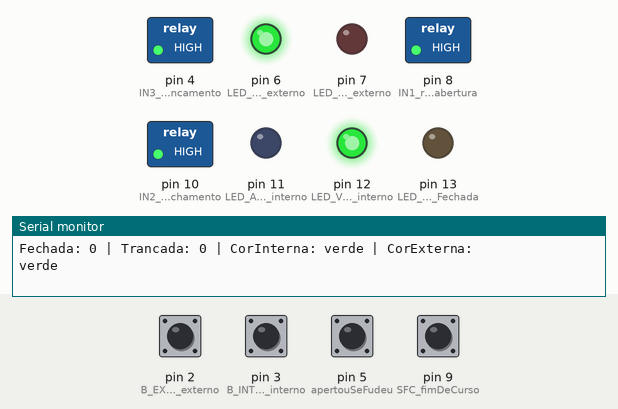
Recording of a sketch running on a simulated Arduino Uno, built with avr-gcc and run on an emulated ATmega328P. Parts: switched loads named in the sketch (green lamp = pin HIGH), output pins drawn as LEDs (lit = HIGH), the last lines printed to the serial monitor. Inputs (shaded band) come from the test bench; at power-on: pin 2 (B_EXT_input_B_externo), pin 3 (B_INT_input_B_interno), pin 5 (apertouSeFudeu), pin 9 (SFC_fimDeCurso) HIGH.

Above: at 3.8 s.
3.9 s: pin 2 (B_EXT_input_B_externo) pulled LOW for 0.15 s
At 4.9 s:
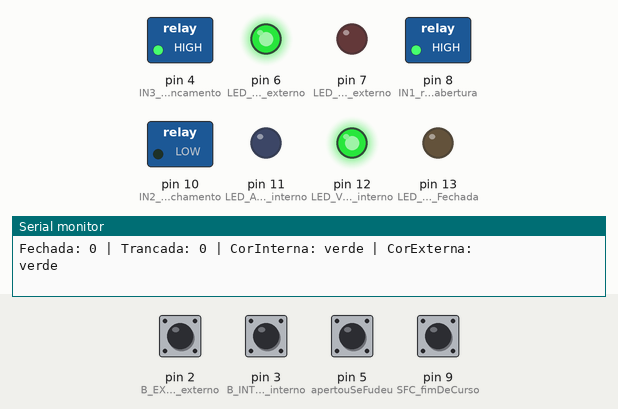
7.0 s: pin 9 (SFC_fimDeCurso) pulled LOW for 1 s
At 8.9 s:
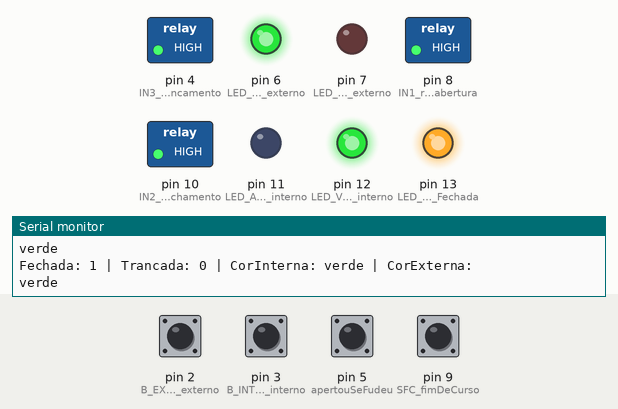
9.5 s: pin 3 (B_INT_input_B_interno) pulled LOW for 0.15 s
At 10.5 s:
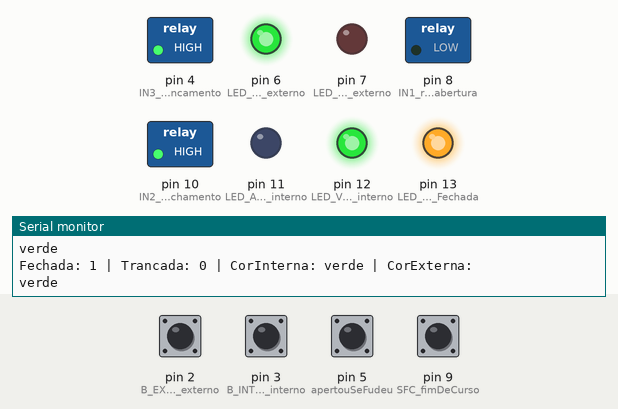
12.6 s: pin 2 (B_EXT_input_B_externo) pulled LOW for 1 s
At 18.0 s:
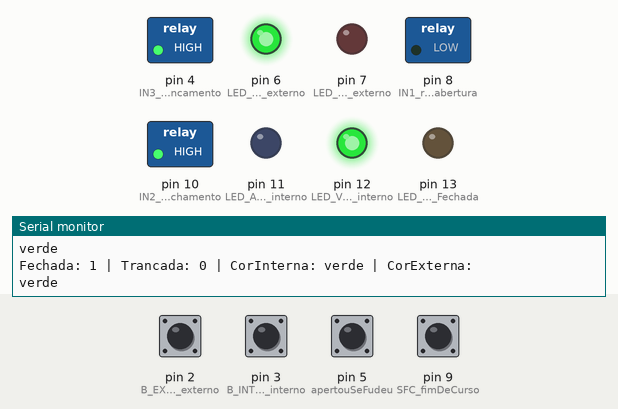
Timing chart, 0 to 21.1 s (numbered marks = the images above; inputs shaded):
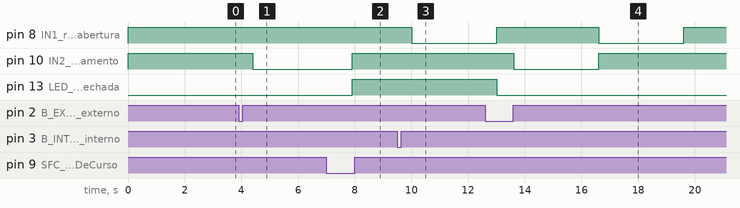

Measured:
- after the input at 3.9 s, pin 10 (IN2_relay2_fechamento): HIGH → LOW after 0.50 s
- after the input at 7.0 s, pin 8 (IN1_relay1_abertura): stays HIGH (without the input it goes to LOW after 0.40 s); pin 10 (IN2_relay2_fechamento): LOW → HIGH after 0.90 s instead of 0.40 s; pin 13 (LED_1_porta_Fechada): LOW → HIGH after 0.91 s
- after the input at 9.5 s, pin 8 (IN1_relay1_abertura): HIGH → LOW after 0.51 s
- after the input at 12.6 s, pin 10 (IN2_relay2_fechamento): HIGH → LOW after 1.0 s, → HIGH 3.0 s later

The sketch:

piston_door_with_sleep.ino
```cpp
// #include <EEPROM.h>
#include <Arduino.h>
#include <avr/sleep.h>
#include <avr/power.h>

// Definição dos pinos
const int LED_1_porta_Fechada = 13;
const int IN1_relay1_abertura = 8;
const int IN2_relay2_fechamento = 10;
const int IN3_relay3_trancamento = 4;
// const int LED_A1_azul_externo = 5;
const int LED_VD1_verde_externo = 6;
const int LED_VM1_vermelho_externo = 7;
const int B_EXT_input_B_externo = 2;
const int SFC_fimDeCurso = 9;
const int B_INT_input_B_interno = 3;
const int LED_A2_azul_interno = 11;
const int LED_VD2_verde_interno = 12;
// const int LED_VM2_vermelho_interno = 13;
const int apertouSeFudeu = 5;

// Variáveis de tempo
unsigned long tempo_para_pistao_alcancar_sfc = 3000;                   // Tempo em milissegundos para acionamento do IN1
unsigned long tempo_para_pistao_recolher = 3000;                       // Tempo em milissegundos para acionamento do IN2
unsigned long tempo_para_pressurizar_trancamento = 500;                // Tempo em milissegundos para acionamento do IN3
unsigned long delay_que_sfc_pressionado_para_ativar_trancamento = 500; // Tempo em milissegundos de espera para acionamento do IN3
unsigned long delay_B_externo_ativacao_real = 500;                     // Tempo de pressionamento dos botões para acionamento dos relés
unsigned long delay_B_interno_ativacao_real = 500;
unsigned long delay_B_apertou_se_fudeu = 5000;

void setup()
{
    // Configuração dos pinos de saída
    pinMode(IN1_relay1_abertura, OUTPUT);
    pinMode(IN2_relay2_fechamento, OUTPUT);
    pinMode(IN3_relay3_trancamento, OUTPUT);
    // pinMode(LED_A1_azul_externo, OUTPUT);
    pinMode(LED_VD1_verde_externo, OUTPUT);
    pinMode(LED_VM1_vermelho_externo, OUTPUT);
    pinMode(LED_A2_azul_interno, OUTPUT);
    pinMode(LED_VD2_verde_interno, OUTPUT);
    // pinMode(LED_VM2_vermelho_interno, OUTPUT);
    pinMode(apertouSeFudeu, OUTPUT);
    pinMode(LED_1_porta_Fechada, OUTPUT);

    // Configuração dos pinos de entrada com resistores pull-up internos
    pinMode(B_EXT_input_B_externo, INPUT_PULLUP);
    pinMode(B_INT_input_B_interno, INPUT_PULLUP);
    pinMode(SFC_fimDeCurso, INPUT_PULLUP);
    pinMode(apertouSeFudeu, INPUT_PULLUP);

    // Inicializar pinos de saída
    digitalWrite(IN1_relay1_abertura, HIGH);
    digitalWrite(IN2_relay2_fechamento, HIGH); // intermitente!
    digitalWrite(IN3_relay3_trancamento, HIGH);
    digitalWrite(LED_1_porta_Fechada, LOW);

    setupCores();
  	setupAbertaOuFechada();
    Serial.begin(9600);
}

//  ######################### INFORMACAO CONTROLE DE ESTADO #########################
// SFC Solto => Botoes de dentro e de fora verdes
// 0 - Botao Externo | 1 - Botao Interno
// De dentro - verde ou azul(trancado)
// De fora -  verde ou vermelho(ocupado - trancado por dentro)
// fechada ou aberto (Posso ou nao passar pela porta)
// trancada ou destrancada
//
// Se (SFC Pressionado) => Botao de fora vermelho | Botao de dentro azul
// Se (SFC Não pressionado) => Ambos verdes

bool portaTrancada = LOW;
bool portaFechada = LOW;
bool newClickExterno = true;
bool newClickInterno = true;

String corInterna = "verde";
String  corExterna = "verde";

unsigned long timeToWaitBeforeSleeping = 5000;
unsigned long timeSinceLastButtonPress= 0;
unsigned long wakeUpTime = 0;

void loop()
{
    if ((millis() - timeSinceLastButtonPress) > timeToWaitBeforeSleeping) {
      //goToSleep();
    }

    if ((millis() - wakeUpTime) < 3000) {return;}

    if (!digitalRead(apertouSeFudeu) == HIGH) {
        delay(500);
        if (!digitalRead(apertouSeFudeu) == HIGH) {
            int tempoTotal = 0;
            int miniDelay = 300;
            while (tempoTotal < delay_B_apertou_se_fudeu) {
                delay(miniDelay);
                if(!digitalRead(apertouSeFudeu) == LOW) {return;}
                tempoTotal += miniDelay;
            }
            abrirPorta();
        }
    }

  	digitalWrite(LED_1_porta_Fechada, portaFechada);
    // Leitura dos estados dos botões e do sensor de fim de curso
    bool estadoB_EXT = !digitalRead(B_EXT_input_B_externo);
    bool estadoB_INT = !digitalRead(B_INT_input_B_interno);
    delay(100);
    estadoB_EXT = !digitalRead(B_EXT_input_B_externo);
    estadoB_INT = !digitalRead(B_INT_input_B_interno);

    if (!estadoB_EXT){newClickExterno=true;}
    if (!estadoB_INT){newClickInterno=true;}

    if (estadoB_INT) {
        logica_B_INT();
        return;
    }

    if (estadoB_EXT) {
        logica_B_EXT();
    }

    printState();
}

unsigned long timeSinceLastPrint = 0;
void printState() {
  if ((millis() - timeSinceLastPrint) < 2000){return;}
  timeSinceLastPrint = millis();
  Serial.print("Fechada: ");
  Serial.print(portaFechada);
  Serial.print(" | Trancada: ");
  Serial.print(portaTrancada);
  Serial.print(" | CorInterna: ");
  Serial.print(corInterna);
  Serial.println(" | CorExterna: ");
  Serial.println(corExterna);
}

void logica_B_INT() {
    timeSinceLastButtonPress = millis();
    if (!newClickInterno) {return;}
    newClickInterno = false;
    bool estadoB_INT = !digitalRead(B_INT_input_B_interno);
    if (portaFechada)
    {
        if (estadoB_INT ){
            delay(delay_B_interno_ativacao_real);
            if(!estadoB_INT){return;}
            abrirPorta();
            return;
        }
    }
    if (!portaFechada) {
        if (estadoB_INT){
            delay(delay_B_interno_ativacao_real);
            if(!estadoB_INT){return;}
            trancarPorta();
            return;
        }
    }
}

void logica_B_EXT() {
    timeSinceLastButtonPress = millis();
    if (!newClickExterno){return;}
    bool estadoB_EXT = !digitalRead(B_EXT_input_B_externo);
    if (portaFechada) {
        if (estadoB_EXT)
        {
            delay(delay_B_externo_ativacao_real);
            if (!estadoB_EXT){return;}
            if (portaTrancada){return;}
            abrirPorta();
            return;
        }
    }

    if (!portaFechada) {
        if(estadoB_EXT) {
            delay(delay_B_externo_ativacao_real);
            if (!estadoB_EXT){return;}
            fecharPorta();
            return;
        }
    }
}

//setupInicialDaPorta
void setupAbertaOuFechada() {
  if(!digitalRead(SFC_fimDeCurso)) {portaFechada=HIGH;return;}
}

// Funcoes controle da porta
void abrirPorta() {
    portaFechada = LOW;
    portaTrancada = LOW;
    setupCores();
    recolherPistaoAbrirPorta();
}

void fecharPorta() {
    empurrarPistaoFecharPorta();
    setupCores();
}

void trancarPorta() {
    empurrarPistaoFecharPorta();
    pressurizarParaTrancamento();
    setupCores();
}

// ########## Funcoes de controle dos relays/valvulas ##########
void pressurizarParaTrancamento()
{
    if (digitalRead(SFC_fimDeCurso)) {
        return;
    } else {
        delay(delay_que_sfc_pressionado_para_ativar_trancamento);
        if (digitalRead(SFC_fimDeCurso)) {return;}
    }
    digitalWrite(IN3_relay3_trancamento, LOW);
    delay(tempo_para_pressurizar_trancamento);
    digitalWrite(IN3_relay3_trancamento, HIGH);
    portaTrancada = HIGH;
}

void despressurizarParaDestrancar()
{
    digitalWrite(IN3_relay3_trancamento, HIGH);
    portaTrancada = LOW;
}

void empurrarPistaoFecharPorta()
{
    despressurizarParaDestrancar();
    digitalWrite(IN1_relay1_abertura, HIGH);
    digitalWrite(IN2_relay2_fechamento, LOW);
    delay(tempo_para_pistao_alcancar_sfc);
  	if(digitalRead(SFC_fimDeCurso)){
      abrirPorta();
      return;
    }else{
      delay(delay_que_sfc_pressionado_para_ativar_trancamento);
      if(digitalRead(SFC_fimDeCurso)){
        abrirPorta();
        return;
      }
    }
    digitalWrite(IN2_relay2_fechamento, HIGH);
  	portaFechada = HIGH;
}

void recolherPistaoAbrirPorta()
{
    despressurizarParaDestrancar();
    digitalWrite(IN2_relay2_fechamento, HIGH);
    digitalWrite(IN1_relay1_abertura, LOW);
    delay(tempo_para_pistao_recolher);
    digitalWrite(IN1_relay1_abertura, HIGH);
  	portaFechada = LOW;
}

// ########## Funcoes de definicao das cores dos botoes ##########
void setupCores()
{
    if (portaTrancada) {
        setupTrancada();
    } else {
        setupAberta();
    }
}

void setupTrancada()
{
    botaoDentroAzul();
    botaoForaVermelho();
}

void setupAberta()
{
    botaoDentroVerde();
    botaoForaVerde();
}


void botaoDentroAzul()
{
  corInterna = "azul";
    digitalWrite(LED_A2_azul_interno, HIGH);
    digitalWrite(LED_VD2_verde_interno, LOW);
    // digitalWrite(LED_VM2_vermelho_interno, LOW);
}

void botaoDentroVerde()
{
    corInterna = "verde";
    digitalWrite(LED_A2_azul_interno, LOW);
    digitalWrite(LED_VD2_verde_interno, HIGH);
    // digitalWrite(LED_VM2_vermelho_interno, LOW);
}

void botaoForaVermelho()
{
    corExterna = "vermelho";
    // digitalWrite(LED_A1_azul_externo, LOW);
    digitalWrite(LED_VD1_verde_externo, LOW);
    digitalWrite(LED_VM1_vermelho_externo, HIGH);
}

void botaoForaVerde()
{
    corExterna = "verde";
    // digitalWrite(LED_A1_azul_externo, LOW);
    digitalWrite(LED_VD1_verde_externo, HIGH);
    digitalWrite(LED_VM1_vermelho_externo, LOW);
}

// ######################## SLEEP MODE ########################
void goToSleep() {
  Serial.println("Going to sleep...");
  delay(1000);
  attachInterrupt(digitalPinToInterrupt(B_EXT_input_B_externo), wakeUp, FALLING);
  attachInterrupt(digitalPinToInterrupt(B_INT_input_B_interno), wakeUp, FALLING);
  // Disable ADC (saves ~150µA)
  ADCSRA = 0;

  // Power down all non-essential peripherals (timers, SPI, I2C, etc.)
  power_all_disable();

  // Configure sleep mode
  set_sleep_mode(SLEEP_MODE_PWR_DOWN);
  sleep_enable();

  // Disable Brown-Out Detection (saves power)
  sleep_bod_disable();

  // Enable interrupts and sleep
  sei();
  sleep_cpu();

  // After waking, re-enable peripherals if needed
  sleep_disable();
  power_all_enable(); // Re-enable peripherals (e.g., for Serial)

  wakeUpTime = millis();
  timeSinceLastButtonPress = millis();
  Serial.println("Waking up...");
  detachInterrupt(digitalPinToInterrupt(B_EXT_input_B_externo));
  detachInterrupt(digitalPinToInterrupt(B_INT_input_B_interno));
}

void wakeUp() {

}
```
